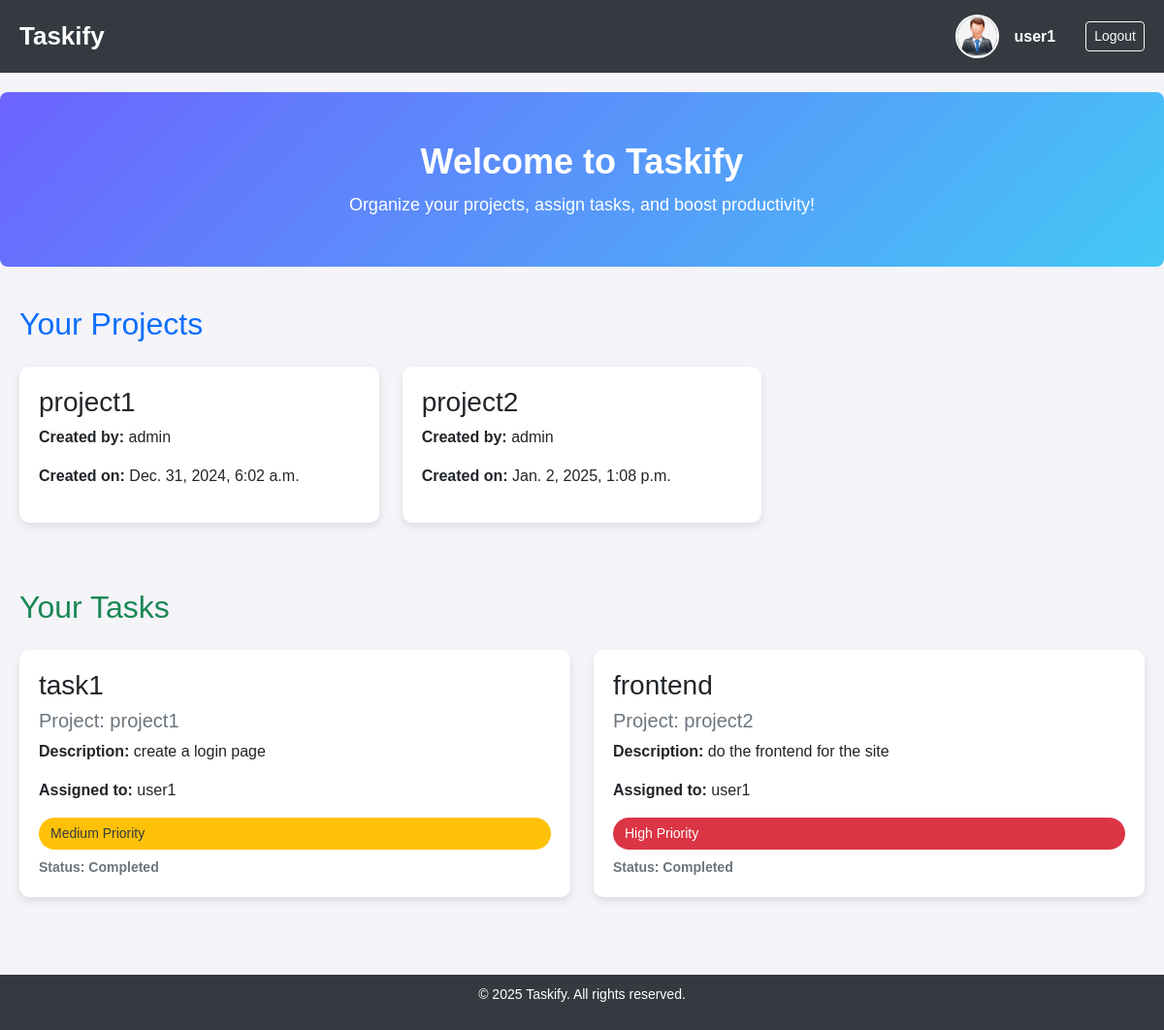
Screenshot of /main/ (signed in) with the database file from the repository.
### home/models.py (models this page shows, shortened)
class Profile(models.Model):
    us=models.OneToOneField(User,on_delete=models.CASCADE)
    phone=models.CharField(max_length=30)
    image=models.ImageField(upload_to='profilepic')

class Project(models.Model):
    name = models.CharField(max_length=200)
    description = models.TextField(blank=True)
    created_by = models.ForeignKey(User, on_delete=models.CASCADE)
    created_at = models.DateTimeField(auto_now_add=True)  # Automatically set when the object is created
    updated_at = models.DateTimeField(auto_now=True)      # Automatically updated every time the object is saved

class Task(models.Model):
    PRIORITY_CHOICES = [
        ('High', 'High'),
        ('Medium', 'Medium'),
        ('Low', 'Low'),
    ]
    STATUS_CHOICES = [
        ('To Do', 'To Do'),
        ('In Progress', 'In Progress'),
        ('Completed', 'Completed'),
    ]
    title = models.CharField(max_length=200)
    description = models.TextField(blank=True)
    priority = models.CharField(max_length=10, choices=PRIORITY_CHOICES)
    status = models.CharField(max_length=20, choices=STATUS_CHOICES, default='To Do')
    project = models.ForeignKey(Project, on_delete=models.CASCADE, related_name='tasks')
    assigned_to = models.ForeignKey(User, on_delete=models.SET_NULL, null=True, blank=True)
    created_at = models.DateTimeField(auto_now_add=True)  # Automatically set when the object is created
    updated_at = models.DateTimeField(auto_now=True)      # Automatically updated every time the object is saved

### home/views.py (the view)
# urls.py: path('main/', mainfn),
def mainfn(request):
    projects = Project.objects.all()
    tasks = Task.objects.filter(assigned_to=request.user)
    context = {
        'projects': projects,
        'tasks': tasks,
    }
    return render(request, 'main.html', context)

### home/templates/main.html (shortened to what this page needs)
{% load static %}
<!DOCTYPE html>
<html lang="en">
<head>
    <link href="https://cdn.jsdelivr.net/npm/bootstrap@5.3.0-alpha1/dist/css/bootstrap.min.css" rel="stylesheet">
    <link rel="stylesheet" href="{% static 'css/maintask.css' %}">
</head>
<body>
    <div class="navbar d-flex justify-content-between">
        <h1>Taskify</h1>
        <div class="profile-section">
            {% if user.profile.image %}
                <img src="{{ user.profile.image.url }}" alt="Profile Picture" class="profile-pic">
            {% else %}
                <a href="/profile">
                    <img src="{% static 'images/default-profile.png' %}" alt="Profile Pic" class="profile-pic">
                </a>
            {% endif %}
            <span class="profile-name">{{ user }}</span>
            <a href="/login" class="btn btn-outline-light btn-sm ms-3">Logout</a>
        </div>
    </div>
    <div class="intro-section">
        <h2>Welcome to Taskify</h2>
        <p>Organize your projects, assign tasks, and boost productivity!</p>
    </div>
    <div class="container">
        <h2 class="mb-4 text-primary">Your Projects</h2>
        <div class="row">
            {% for project in projects %}
                <div class="col-md-4">
                    <div class="card project-card">
                        <h3 class="text-dark">{{ project.name }}</h3>
                        <p><strong>Created by:</strong> {{ project.created_by }}</p>
                        <p><strong>Created on:</strong> {{ project.created_at }}</p>
                    </div>
                </div>
            {% endfor %}
        </div>
        {% if user.is_authenticated %}
            <h2 class="mt-5 mb-4 text-success">Your Tasks</h2>
            <div class="row">
                {% for task in tasks %}
                    <div class="col-md-6">
                        <a href="/view/{{task.id}}" style="text-decoration: none;">
                            <div class="card task-card">
                                <h3 class="text-dark">{{ task.title }}</h3>
                                <h5 class="text-secondary">Project: {{ task.project.name }}</h5>
                                <p><strong>Description:</strong> {{ task.description }}</p>
                                <p><strong>Assigned to:</strong> {{ task.assigned_to }}</p>
                                <span class="priority priority-{{ task.priority|lower }}">{{ task.priority }} Priority</span>
                                <div class="status mt-2">Status: {{ task.status }}</div>
                            </div>
                        </a>
                    </div>
                {% empty %}
                    <p class="text-muted">No tasks assigned to you.</p>
                {% endfor %}
            </div>
        {% else %}
            <p class="text-danger">Please <a href="/login" class="text-primary">login</a> to view your tasks.</p>
        {% endif %}
    </div>
    <footer>
        <p style="color: white;">&copy; 2025 Taskify. All rights reserved.</p>
    </footer>
</body>
</html>

### home/static/css/maintask.css (style rules this page uses)
body { background-color: #f4f4f9; font-family: 'Poppins', sans-serif; }
.navbar { background-color: #343a40; color: white; padding: 15px 20px; display: flex; flex-wrap: wrap; justify-content: space-between; align-items: center; }
.navbar h1 { margin: 0; font-size: 26px; font-weight: bold; }
.profile-section { display: flex; align-items: center; gap: 15px; }
.profile-pic { width: 45px; height: 45px; border-radius: 50%; border: 2px solid #ffffff; }
.profile-name { color: #ffffff; font-weight: bold; }
.intro-section { background: linear-gradient(135deg, #6c63ff, #44c8f5); color: white; text-align: center; padding: 50px 20px; border-radius: 8px; margin: 20px 0; }
.intro-section h2 { font-size: 36px; font-weight: bold; }
.intro-section p { font-size: 18px; margin: 10px 0 0; }
.container { margin: 20px auto; padding: 20px; max-width: 1200px; }
.project-card, .task-card { border: none; border-radius: 10px; padding: 20px; margin-bottom: 20px; background-color: #ffffff; box-shadow: 0 4px 10px rgba(0, 0, 0, 0.1); transition: all 0.3s ease-in-out; }
.priority { display: inline-block; padding: 6px 12px; border-radius: 20px; font-size: 14px; color: white; }
.priority-high { background-color: #dc3545; }
.priority-medium { background-color: #ffc107; color: #343a40; }
.status { font-weight: bold; font-size: 14px; color: #6c757d; }
footer { background-color: #343a40; color: white; text-align: center; padding: 10px 0; margin-top: 40px; font-size: 14px; }
a { text-decoration: none; color: black; }

### rows the page displays
Project: name "project1", created_by "admin", created_at "Dec. 31, 2024, 6:02 a.m."
Project: name "project2", created_by "admin", created_at "Jan. 2, 2025, 1:08 p.m."
Task: title "task1", project.name "project1", description "create a login page", assigned_to "user1", priority "Medium", status "Completed"
Task: title "frontend", project.name "project2", description "do the frontend for the site", assigned_to "user1", priority "High", status "Completed"

### other values shown
{{ user }} "user1"
